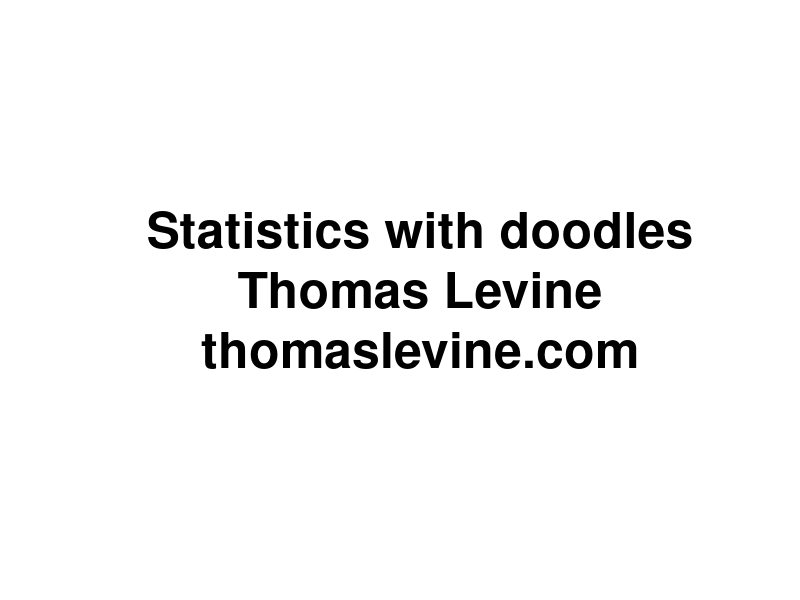
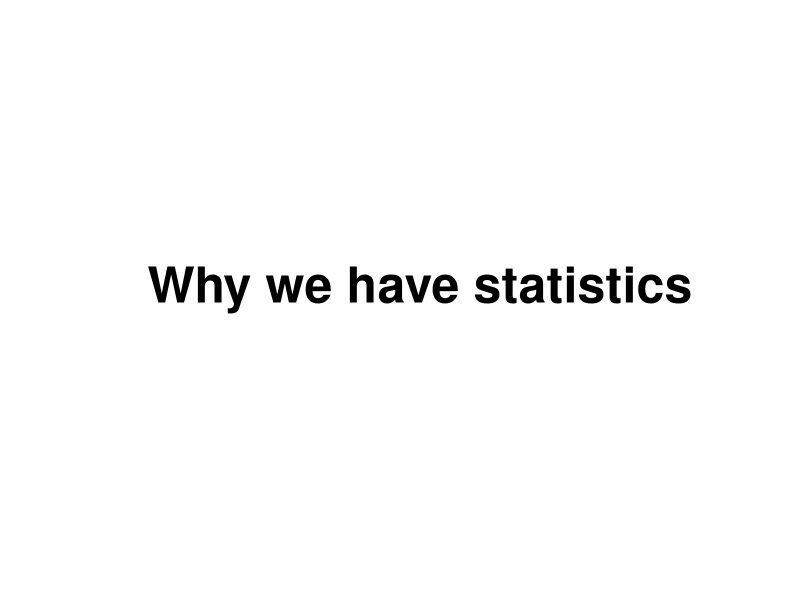
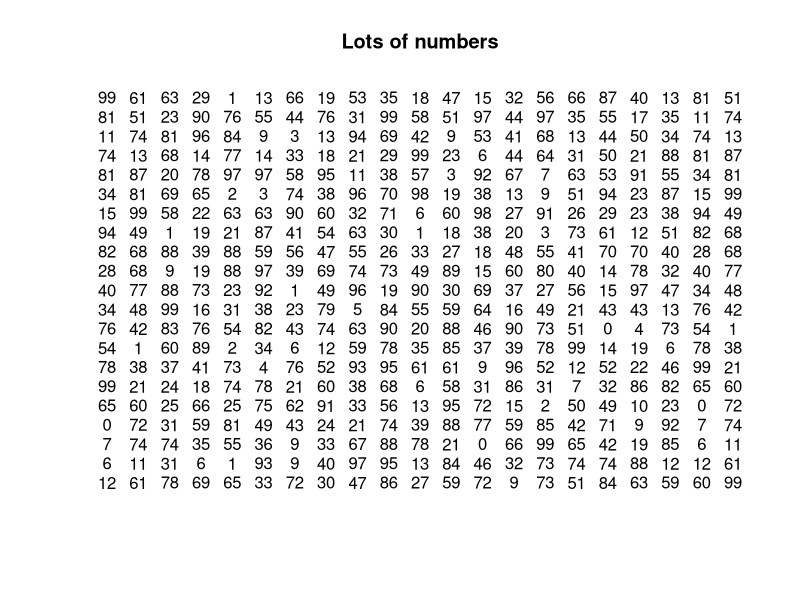
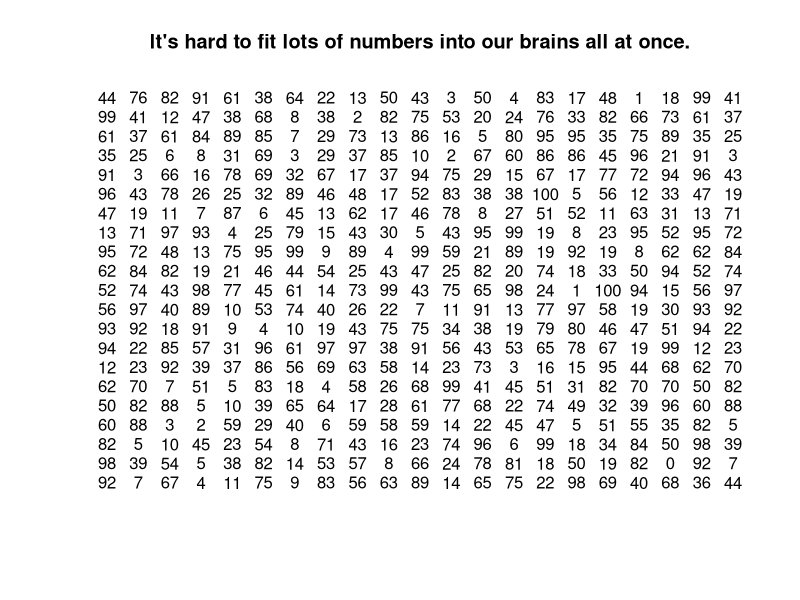
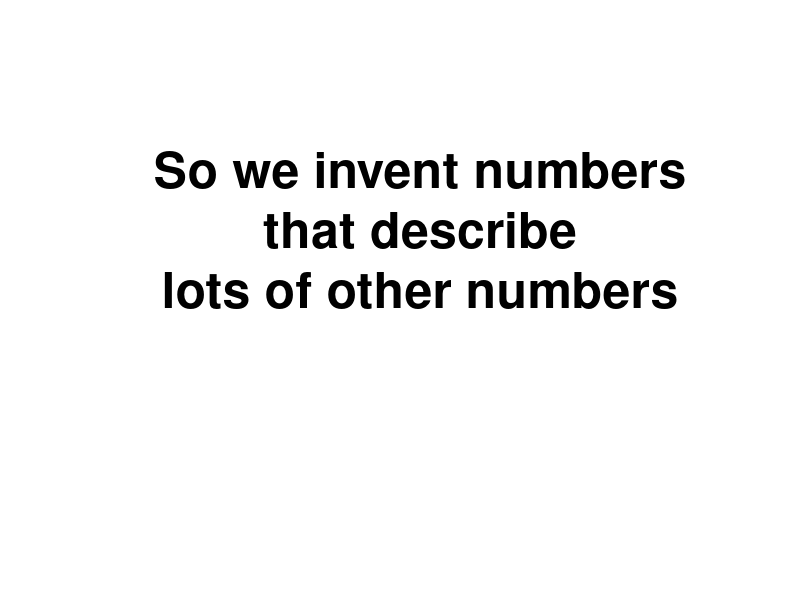
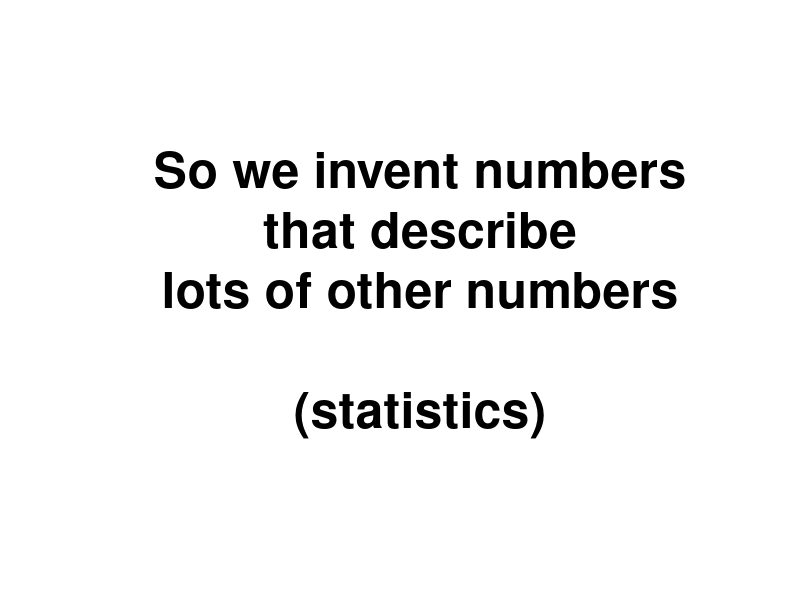
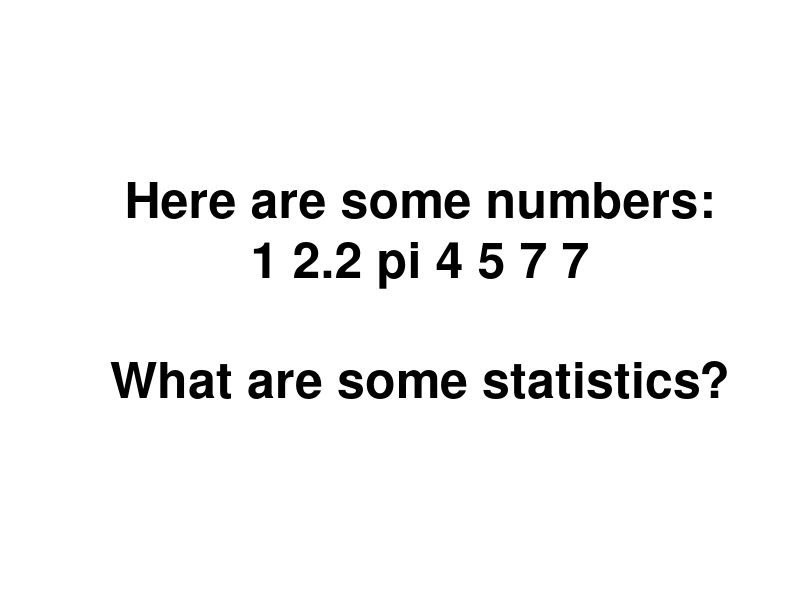
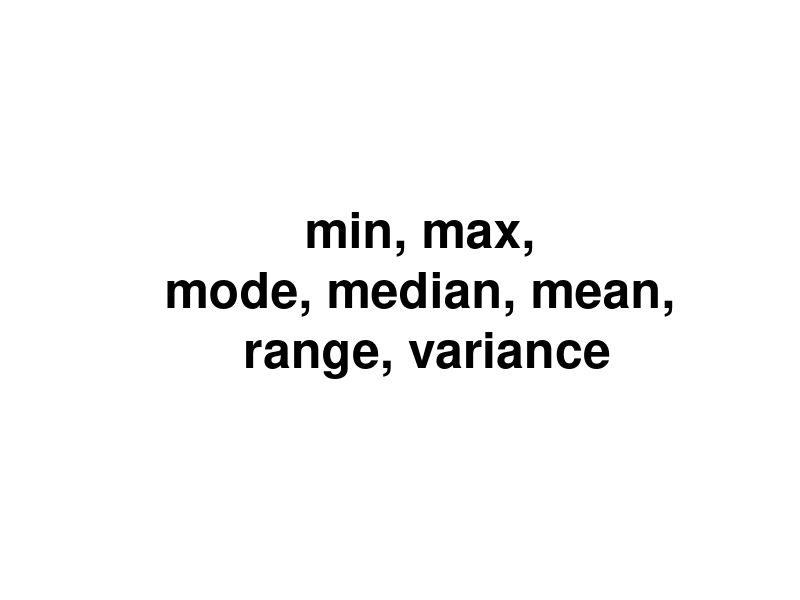

R code for these plots, in order:
attach(iris)
attach(na.omit(airquality))
attach(cars)

baseplot <- function(main, ...) {
  plot(..., type = 'p', bty = 'n',
    main = main, pch = 21, bg = 'grey', col = NULL,
    col.axis = 'grey', col.lab = 'grey', col.main = 'grey', fg = 'grey')
}
irisplot <- function(main) {
  baseplot(main, Petal.Length ~ Petal.Width)
}

meanplot <- function(main) {
  irisplot(main)
  abline(h = mean(Petal.Length), lty = 2)
  abline(v = mean(Petal.Width), lty = 2)
}

interjection <- function(main) {
  plot.new()
  text(0.5, 0.5, cex = 3, label = main, font = 2)
}

blue <-  rgb(0,0,1,.5)

rand <- data.frame(x = rnorm(100), y = rnorm(100))

# ----------------

statistics <- function() {
# Introduction
interjection('Why we have statistics')

plot(c(-1,1),c(-1,1),xlab='',ylab='',type='n',axes=F,main='Lots of numbers')
text(rep(seq(-1,1,.1),each=21),rep(seq(-1,1,.1),21),round(100*runif(400)))


plot(c(-1,1),c(-1,1),xlab='',ylab='',type='n',axes=F,main='It\'s hard to fit lots of numbers into our brains all at once.')
text(rep(seq(-1,1,.1),each=21),rep(seq(-1,1,.1),21),round(100*runif(400)))

interjection('So we invent numbers\nthat describe\nlots of other numbers\n\n')
interjection('So we invent numbers\nthat describe\nlots of other numbers\n\n(statistics)')

interjection('Here are some numbers:\n1 2.2 pi 4 5 7 7\n\nWhat are some statistics?')
interjection('min, max,\nmode, median, mean,\n range, variance')
interjection('how many integers,\nwhether the numbers are sorted\n&c.')
interjection('')
interjection('Measuring linear relationships')
}

linear.relationships <- function() {
# Three datasets
irisplot('Two iris variables that move together')

baseplot('Two air quality variables that move oppositely', Ozone ~ Wind) 

baseplot('Normal random noise', rand$y ~ rand$x)
}

covariance <- function() {
# Motivation for covariance
interjection('We want a number\nthat describes\nwhether two variables\nmove together.')

irisplot('It should be high for these variables')

rand <- data.frame(x = rnorm(100), y = rnorm(100))
baseplot('It should be low for these variables', Ozone ~ Wind) 

baseplot('It should be near zero for these variables', rand$y ~ rand$x)

# Computing covariance
interjection('Covariance')

irisplot('The iris variables')

meanplot('Find the means')

meanplot('Draw a rectangle')
rect(xleft = mean(Petal.Width),
     ybottom = mean(Petal.Length),
     xright = Petal.Width[c(44,72)],
     ytop = Petal.Length[c(44,72)])

irisplot('Draw all the rectangles')
valence <- (Petal.Length - mean(Petal.Length)) *
           (Petal.Width - mean(Petal.Width)) > 0
rect(xleft = mean(Petal.Width),
     ybottom = mean(Petal.Length),
     xright = Petal.Width,
     ytop = Petal.Length,
     col = rgb(1-valence, 0, valence,.1),
     lty = 'blank')

irisplot('Why did I color them blue and red?')
valence <- (Petal.Length - mean(Petal.Length)) *
           (Petal.Width - mean(Petal.Width)) > 0
rect(xleft = mean(Petal.Width),
     ybottom = mean(Petal.Length),
     xright = Petal.Width,
     ytop = Petal.Length,
     col = rgb(1-valence, 0, valence,.1),
     lty = 'blank')

irisplot('Why did I color them blue and red?')
valence <- (Petal.Length - mean(Petal.Length)) *
           (Petal.Width - mean(Petal.Width)) > 0
rect(xleft = mean(Petal.Width),
     ybottom = mean(Petal.Length),
     xright = Petal.Width,
     ytop = Petal.Length,
     col = rgb(1-valence, 0, valence,.1),
     lty = 'blank')
text(x = max(Petal.Width), y = max(Petal.Length), pos = 2, label = 'Evidence of\nmovement together')
text(x = min(Petal.Width), y = min(Petal.Length), pos = 4, label = 'Evidence of\nmovement together')
text(x = max(Petal.Width), y = min(Petal.Length), pos = 2, label = 'Evidence of\nmovement oppositely')
text(x = min(Petal.Width), y = max(Petal.Length), pos = 4, label = 'Evidence of\nmovement oppositely')

plot(c(-1,1),c(-1,1),main = 'Add the blues together. (This is at a different scale.)',
  type = 'n', axes = F, xlab = '', ylab = '')
rect(xleft = -1, ybottom = -1, xright = 1, ytop = 1, lty = 'blank', col = 'blue')

plot(c(-1,1),c(-1,1),main = 'Add the reds together.',
  type = 'n', axes = F, xlab = '', ylab = '')
rect(xleft = -1, ybottom = -1, xright = 1, ytop = 1, lty = 'blank', col = 'blue')
rect(xleft = .8, ybottom = -1, xright = 1, ytop = -.8, lty = 'blank', col = 'red')

plot(c(-1,1),c(-1,1),main = 'Subtract the reds.',
  type = 'n', axes = F, xlab = '', ylab = '')
rect(xleft = -1, ybottom = -1, xright = 1, ytop = 1, lty = 'blank', col = 'blue')
rect(xleft = .8, ybottom = -1, xright = 1, ytop = -.8, lty = 'blank', col = 'white')

plot(c(-1,1),c(-1,1),main = 'Divide into as many equal pieces as we have irises (n).',
  type = 'n', axes = F, xlab = '', ylab = '')
rect(xleft = -1, ybottom = -1, xright = 1, ytop = 1, lty = 'blank', col = 'blue')
rect(xleft = .8, ybottom = -1, xright = 1, ytop = -.8, lty = 'blank', col = 'white')
abline(v = 2 * (-.5 + ((1:nrow(iris))/nrow(iris))))

plot(c(-1,1),c(-1,1),main = 'This blue sliver is the covariance.',
  type = 'n', axes = F, xlab = '', ylab = '')
rect(xleft = -.3, xright = -.3 + (.5/nrow(iris)), ybottom = -1, ytop = 1,
  col = 'blue', lty = 'blank')
}

covariance.notpositive <- function() {
irisplot('That was for this sort of relationship.')
valence <- (Petal.Length - mean(Petal.Length)) *
           (Petal.Width - mean(Petal.Width)) > 0
rect(xleft = mean(Petal.Width),
     ybottom = mean(Petal.Length),
     xright = Petal.Width,
     ytop = Petal.Length,
     col = rgb(1-valence, 0, valence,.1),
     lty = 'blank')

baseplot('What if we have more red than blue?', Ozone ~ Wind)
valence <- (Ozone - mean(Ozone)) *
           (Wind - mean(Wind)) > 0
rect(xleft = mean(Wind),
     ybottom = mean(Ozone),
     xright = Wind,
     ytop = Ozone,
     col = rgb(1-valence, 0, valence,.1),
     lty = 'blank')

plot(c(-1,1),c(-1,1),main = 'Add the blues together. (This is at a different scale.)',
  type = 'n', axes = F, xlab = '', ylab = '')
rect(xleft = -1, ybottom = .8, xright = -.8, ytop = 1, lty = 'blank', col = 'blue')

plot(c(-1,1),c(-1,1),main = 'Add the reds together.',
  type = 'n', axes = F, xlab = '', ylab = '')
rect(xleft = -1, ybottom = -1, xright = 1, ytop = 1, lty = 'blank', col = 'red')
rect(xleft = -1, ybottom = .8, xright = -.8, ytop = 1, lty = 'blank', col = 'blue')

plot(c(-1,1),c(-1,1),main = 'Subtract the reds.',
  type = 'n', axes = F, xlab = '', ylab = '')
rect(xleft = -1, ybottom = -1, xright = 1, ytop = 1, lty = 'blank', col = 'red')
rect(xleft = -1, ybottom = .8, xright = -.8, ytop = 1, lty = 'blank', col = 'white')

plot(c(-1,1),c(-1,1),main = 'Divide into as many equal pieces as we have irises (n).',
  type = 'n', axes = F, xlab = '', ylab = '')
rect(xleft = -1, ybottom = -1, xright = 1, ytop = 1, lty = 'blank', col = 'red')
rect(xleft = -1, ybottom = .8, xright = -.8, ytop = 1, lty = 'blank', col = 'white')
abline(v = 2 * (-.5 + ((1:nrow(iris))/nrow(iris))))

plot(c(-1,1),c(-1,1),main = 'This red sliver is the covariance.',
  type = 'n', axes = F, xlab = '', ylab = '')
rect(xleft = -.3, xright = -.3 + (.5/nrow(iris)), ybottom = -1, ytop = 1,
  col = 'red', lty = 'blank')

plot(c(-1,1),c(-1,1),main = 'This red sliver is the covariance.',
  type = 'n', axes = F, xlab = '', ylab = '')
rect(xleft = -.3, xright = -.3 + (.5/nrow(iris)), ybottom = -1, ytop = 1,
  col = 'red', lty = 'blank')
text(.3, 0, 'But it\'s\nnegative!', cex = 3, font = 2)

baseplot('What if we have as much red as blue?', rand$y ~ rand$x)
valence <- (rand$y - mean(rand$y)) *
           (rand$x - mean(rand$x)) > 0
rect(xleft = mean(rand$x),
     ybottom = mean(rand$y),
     xright = rand$x,
     ytop = rand$y,
     col = rgb(1-valence, 0, valence,.1),
     lty = 'blank')

plot(c(-1,1),c(-1,1),main = 'Add the blues together. (This is at a different scale.)',
  type = 'n', axes = F, xlab = '', ylab = '')
rect(xleft = -.45, ybottom = -.45, xright = .55, ytop = .55, lty = 'blank', col = 'blue')

plot(c(-1,1),c(-1,1),main = 'Add the reds together.',
  type = 'n', axes = F, xlab = '', ylab = '')
rect(xleft = -.55, ybottom = -.55, xright = .45, ytop = .45, lty = 'blank', col = 'red')

plot(c(-1,1),c(-1,1),main = 'Subtract the reds.',
  type = 'n', axes = F, xlab = '', ylab = '')
points(0,0)
text(0,-.5, '(Covariance is zero.)')
}

variance <- function() {
# Computing variance
interjection('Variance')
interjection('Variance tells us\nhow spread out\nsome numbers are.')
interjection('1, 4, 8, 10\nvs\n4, 4, 5, 6')
interjection('The variance of a variable is\nthe covariance of the variable\nwith itself.')

irisplot('Our two iris variables from before')
interjection('Let\'s look at just one of them.')
baseplot('The points all fall along the same line.', Petal.Length, Petal.Length, asp = 1)
interjection('Let\'s find the variance of Petal.Length')

baseplot('Draw all the rectangles', Petal.Length, Petal.Length, asp = 1)
rect(xleft = mean(Petal.Length),
     ybottom = mean(Petal.Length),
     xright = Petal.Length,
     ytop = Petal.Length,
     col = rgb(0, 0, 1,.1),
     lty = 'blank')

baseplot('Why no red rectangles?', Petal.Length, Petal.Length, asp = 1)
rect(xleft = mean(Petal.Length),
     ybottom = mean(Petal.Length),
     xright = Petal.Length,
     ytop = Petal.Length,
     col = rgb(0, 0, 1,.1),
     lty = 'blank')

plot(c(-1,1),c(-1,1),main = 'Add the blues together. (This is at a different scale.)',
  type = 'n', axes = F, xlab = '', ylab = '')
rect(xleft = -1, ybottom = -1, xright = 1, ytop = 1, lty = 'blank', col = 'blue')

plot(c(-1,1),c(-1,1),main = 'We have no reds to subtract.',
  type = 'n', axes = F, xlab = '', ylab = '')
rect(xleft = -1, ybottom = -1, xright = 1, ytop = 1, lty = 'blank', col = 'blue')

plot(c(-1,1),c(-1,1),main = 'Divide into as many equal pieces as we have irises (n).',
  type = 'n', axes = F, xlab = '', ylab = '')
rect(xleft = -1, ybottom = -1, xright = 1, ytop = 1, lty = 'blank', col = 'blue')
abline(v = 2 * (-.5 + ((1:nrow(iris))/nrow(iris))))

plot(c(-1,1),c(-1,1),main = 'This blue sliver is the variance.',
  type = 'n', axes = F, xlab = '', ylab = '')
rect(xleft = -.3, xright = -.3 + (.5/nrow(iris)), ybottom = -1, ytop = 1,
  col = 'blue', lty = 'blank')
}

correlation <- function() {
# Correlation
interjection('A problem with covariance')
interjection('Covariance has units!\n\n(x-unit times y-unit)')
interjection('Which relationship is stronger\n(more linear)?')

par(mfrow = 1:2)
.cov <- round(cov(Petal.Length,Petal.Width), 2)
irisplot(paste0('Irises (cov = ', .cov, ' cm^2)'))
.cov <- round(cov(speed,dist), 2)
baseplot(paste0('Cars (cov =', .cov, ' mph*ft)'), speed ~ dist)
par(mfrow = c(1,1))

interjection('Oh noes!')
interjection('We can divide\nthe covariance\nby the variances\nto standardize it.')

irisplot('We\'re using these data again.')

a <- sd(Petal.Length)
b <- sd(Petal.Width)
ab <- max(a,b)
corbase <- function(main = '', low = -1) {
  plot(c(low * ab,ab),c(low * ab,ab),main = main, type = 'n', axes = F, xlab = '', ylab = '', asp = 1)
  rect(xright = 0, ybottom = 0, xleft = -a, ytop = a, col = 'grey', lty = 'blank')
  text(-a/2,a/2,'var(Petal.Width)')
  rect(xleft = 0, ytop = 0, xright = b, ybottom = -b, col = 'grey', lty = 'blank')
  text(b/2,-b/2,'var(Petal.Length)')
}

corbase()
rect(xleft = 0, ybottom = 0, xright = b, ytop = a, col = 'black', lty = 'blank')
text(b/2,a/2,'sd(Petal.Width)*\nsd(Petal.Length)', col = 'white')

corbase()
rect(xleft = 0, ybottom = 0, xright = b, ytop = a, col = 'black', lty = 'blank')
text(b/2,a/2,'sd(Petal.Width)*\nsd(Petal.Length)', col = 'white')
text(-a/2,-b/2,'The black rectangle is\nlike an average variance.')

corbase()
rect(xleft = 0, ybottom = 0, xright = b, ytop = a, col = 'black', lty = 'blank')
text(b/2,a/2,'sd(Petal.Width)*\nsd(Petal.Length)', col = 'white')
text(-a/2,-b/2,'cov(Petal.Width,Petal.Length)\ncannot be bigger than\nblack rectangle.')

interjection('Why?')

irisplot('Covariance has red rectangles.')
valence <- (Petal.Length - mean(Petal.Length)) *
           (Petal.Width - mean(Petal.Width)) > 0
rect(xleft = mean(Petal.Width),
     ybottom = mean(Petal.Length),
     xright = Petal.Width,
     ytop = Petal.Length,
     col = rgb(1-valence, 0, valence,.1),
     lty = 'blank')

baseplot('Variance doesn\'t have red rectangles.', Petal.Length, Petal.Length, asp = 1)
rect(xleft = mean(Petal.Length),
     ybottom = mean(Petal.Length),
     xright = Petal.Length,
     ytop = Petal.Length,
     col = rgb(0, 0, 1,.1),
     lty = 'blank')

corbase()
rect(xleft = 0, ybottom = 0, xright = b, ytop = a, col = 'black', lty = 'blank')
text(b/2,a/2,'sd(Petal.Width)*\nsd(Petal.Length)', col = 'white')
text(-a/2,-b/2,'cov(Petal.Width,Petal.Length)\ncannot be bigger than\nblack rectangle.')

corbase('Let\'s zoom in.', low = -.05)
rect(xleft = 0, ybottom = 0, xright = b, ytop = a, col = 'black', lty = 'blank')
text(b/2,a/2,'sd(Petal.Width)*\nsd(Petal.Length)', col = 'white')

a <- sd(Petal.Length)
b <- sd(Petal.Width)
ab <- max(a,b)
corbase <- function(main = '', low = -1) {
  plot(c(low * ab,ab),c(low * ab,ab),main = main, type = 'n', axes = F, xlab = '', ylab = '', asp = 1)
  rect(xright = 0, ybottom = 0, xleft = -a, ytop = a, col = 'grey', lty = 'blank')
  text(-a/2,a/2,'var(Petal.Width)')
  rect(xleft = 0, ytop = 0, xright = b, ybottom = -b, col = 'grey', lty = 'blank')
  text(b/2,-b/2,'var(Petal.Length)')
}

r <-  cor(Petal.Length,Petal.Width)
corbase('Squish covariance vertically into the rectangle.', low = -.05)
rect(xleft = 0, ybottom = 0, xright = b, ytop = a, col = 'black', lty = 'blank')
rect(xleft = 0, ybottom = 0, xright = b, ytop = a * r, col = 'blue', lty = 'blank')

interjection('Correlation (R)\nis the ratio of\nthe small rectangle\nto the big rectangle.')

corbase('Squish covariance vertically into the rectangle.', low = -.05)
rect(xleft = 0, ybottom = 0, xright = b, ytop = a, col = 'black', lty = 'blank')
rect(xleft = 0, ybottom = 0, xright = b, ytop = a * r, col = 'blue', lty = 'blank')
text(b/2,r*a/2,'cov(Petal.Width,\nPetal.Length)', col = 'white', font = 2)
text(0, r*a/2, 'R * sd(Petal.Length)', col = 'blue', font = 2, srt = 90, adj = c(0.5,-1))

corbase('Squish covariance horizontally into the rectangle.', low = -.05)
rect(xleft = 0, ybottom = 0, xright = b, ytop = a, col = 'black', font = 2, lty = 'blank')
rect(xleft = 0, ybottom = 0, xright = b * r, ytop = a, col = 'blue', lty = 'blank')
text(r*b/2,a/2,'cov(Petal.Width,\nPetal.Length)', col = 'white', font = 2)
text(b/2, 0, 'R * sd(Petal.Width', adj = c(0.5,1.5), col = 'blue', font = 2)

interjection('People like to\ntalk about R-squared.')

corbase('Intersect the two squished covariance rectangles.', low = -.05)
rect(xleft = 0, ybottom = 0, xright = b, ytop = a, col = 'black', lty = 'blank')
rect(xleft = 0, ybottom = 0, xright = b * r, ytop = a * r, col = 'purple', lty = 'blank')
text(r*b/2,a/2,'cov(Petal.Width, Petal.Length)', col = 'purple')
text(0, r*a/2, 'R ^ 2 * sd(Petal.Length)',srt = 90, pos = 2, col = 'purple', font = 2)
text(r*b/2, 0, 'R ^ 2 * sd(Petal.Width)', adj = c(0.5,1.5), col = 'purple', font = 2)

interjection('That was for very\npositive (blue) covariances.')
interjection('What if covariance is negative (red)?')

irisplot('We were just using these data.')
baseplot('What if we had these data?', Ozone ~ Wind) 
baseplot('What if we had these data?', Ozone ~ Wind) 
valence <- (Ozone - mean(Ozone)) *
           (Wind - mean(Wind)) > 0
rect(xleft = mean(Wind),
     ybottom = mean(Ozone),
     xright = Wind,
     ytop = Ozone,
     col = rgb(1-valence, 0, valence,.1),
     lty = 'blank')

a <- sd(Ozone)
b <- sd(Wind)
ab <- max(a,b)
corbase <- function(main = '', low = -1) {
  plot(c(low * ab,ab),c(low * ab,ab),main = main, type = 'n', axes = F, xlab = '', ylab = '', asp = 1)
  rect(xright = 0, ybottom = 0, xleft = -a, ytop = a, col = 'grey', lty = 'blank')
  text(-a/2,a/2,'var(Wind)')
  rect(xleft = 0, ytop = 0, xright = b, ybottom = -b, col = 'grey', lty = 'blank')
  text(b/2,-b/2,'var(Ozone)')
}

r <-  -cor(Ozone,Wind)
corbase('R is the same, just negative.', low = -.05)
rect(xleft = 0, ybottom = 0, xright = b, ytop = a, col = 'black', lty = 'blank')
rect(xleft = 0, ybottom = 0, xright = b, ytop = a * r, col = 'red', lty = 'blank')

corbase('R-squared is the same, and it is always positive.', low = -.05)
rect(xleft = 0, ybottom = 0, xright = b, ytop = a, col = 'black', lty = 'blank')
rect(xleft = 0, ybottom = 0, xright = b * r, ytop = a * r, col = 'purple', lty = 'blank')

corbase('Zoom back out.')
rect(xleft = 0, ybottom = 0, xright = b, ytop = a, col = 'black', lty = 'blank')
rect(xleft = 0, ybottom = 0, xright = b, ytop = a * r, col = 'red', lty = 'blank')
}

comparing.correlations <- function() {
  interjection('And now we can compare correlations.')
  
}

least.squares.regression <- function() {
interjection('If we transform the covariance a bit,\nwe can also make predictions.')
interjection('Let\'s use x to predict y.')
interjection('y = b0  + b1 * x')
interjection('Let\'s invent b1.')
interjection('')
interjection('What values should it have?')
interjection('If covariance is high\nand x is high,\ny should be high.\n\n(b1 is very positive.)')
interjection('If covariance is high\nand x is low,\ny should be low.\n\n(b1 is very negative.)')
interjection('If covariance is low,\nwe have no idea what y is.\n\n(b1 is around zero.)')
interjection('')
interjection('Let\'s think about units again.')

plot(c(-1,1),c(-1,1),main = 'Covariance is an area; its unit is the product of the x and y units.',
  type = 'n', axes = F, xlab = '', ylab = '')
rect(xleft = -.3, xright = -.3 + (.5/nrow(iris)), ybottom = -1, ytop = 1,
  col = 'blue', lty = 'blank')

plot(c(-1,1),c(-1,1),main = 'Variance is a special covariance; its unit is the square of the x unit.',
  type = 'n', axes = F, xlab = '', ylab = '')
rect(xleft = -.3, xright = -.3 + (.5/nrow(iris)), ybottom = -1, ytop = 1,
  col = 'blue', lty = 'blank')

a <- sd(Petal.Length)
b <- sd(Petal.Width)
ab <- max(a,b)
corbase <- function(main = '', low = -1) {
  plot(c(low * ab,ab),c(low * ab,ab),main = main, type = 'n', axes = F, xlab = '', ylab = '', asp = 1)
  rect(xright = 0, ybottom = 0, xleft = -a, ytop = a, col = 'grey', lty = 'blank')
  text(-a/2,a/2,'var(Petal.Width)')
  rect(xleft = 0, ytop = 0, xright = b, ybottom = -b, col = 'grey', lty = 'blank')
  text(b/2,-b/2,'var(Petal.Length)')
}

r <-  cor(Petal.Width,Petal.Length)
corbase('Correlation is a ratio of areas with the same units.', low = -.05)
rect(xleft = 0, ybottom = 0, xright = b, ytop = a, col = 'black', lty = 'blank')
rect(xleft = 0, ybottom = 0, xright = b, ytop = a * r, col = 'blue', lty = 'blank')

interjection('The unit of b1 must be y-unit/x-unit.')

corbase('Our covariance picture')
rect(xleft = 0, ybottom = 0, xright = b, ytop = a * r, col = 'blue', lty = 'blank')
text(b,r*a/2,'cov(Petal.Width,\nPetal.Length)', col = 'white', font = 2, pos = 2)
text(0, a*2/3, 'R * sd(Petal.Length)', pos = 2, col = 'black', font = 1, srt = 90)

.adj <- cov(Petal.Width,Petal.Length)/sd(Petal.Length)
corbase('Lay the covariance over one of the variances instead.')
rect(xleft = -a, xright = 0, ybottom = a * (1 - .adj), ytop = a, col = 'blue', lty = 'blank')
text(-a/2,a/2,'cov(Petal.Width, Petal.Length)', col = 'white', font = 2)

corbase('Petal.Width = b0 + b1 * Petal.Length')
rect(xleft = -a, xright = 0, ybottom = a * (1 - .adj), ytop = a, col = 'blue', lty = 'blank')
text(-a/2,a/2,'cov(Petal.Width, Petal.Length)', col = 'white', font = 2)
text(0,a/2,'b1 * sd(Petal.Length)', col = 'blue', pos = 4)

.adj <- cov(Petal.Width,Petal.Length)/sd(Petal.Width)
corbase('Lay the covariance over the other variance.')
rect(xleft = 0, xright = b, ybottom = -b, ytop = -b  * (1 - .adj), col = blue, lty = 'blank')
text(0,0,'cov(Petal.Width,\nPetal.Length)', col = 'white', font = 2, pos = 4)

corbase('Petal.Length = b0 + b1 * Petal.Width')
rect(xleft = 0, xright = b, ybottom = -b, ytop = -b  * (1 - .adj), col = blue, lty = 'blank')
text(a/2,0,'b1 * sd(Petal.Length)', col = 'blue', font = 2, srt = -90)
}


thoughtful.thoughts <- function() {
  interjection('Some things to remember')
  interjection('')
  interjection('A statistic is a number\nthat describes a lot\nof other numbers.')
  interjection('Covariance describes\nthe strength of\nlinear relationships.')
  interjection('Variance describes\nhow spread-out\nsome numbers are.')
  interjection('Correlation is a\nstandardized version\nof covariance.')
  interjection('(Beta coefficients for)\nleast-squares regression\npredict one variable\nbased on another.')
  interjection('')
  interjection('You can pretty much always draw math.')
}

slides <- function() {
  interjection('Statistics with doodles\nThomas Levine\nthomaslevine.com')
  statistics()
  linear.relationships()
  covariance()
  covariance.notpositive()
  interjection('Let\'s review the previous slides quickly.')
  linear.relationships()
  covariance()
  covariance.notpositive()
  interjection('')
  variance()
  interjection('')
  correlation()
  interjection('Remember how this fits in.')
  covariance()
  correlation()
  interjection('')
  least.squares.regression()
  interjection('Let\'s go over that again.')
  linear.relationships()
  covariance()
  covariance.notpositive()
  variance()
  correlation()
  least.squares.regression()
  interjection('')
  thoughtful.thoughts()
}

pdf('doodles.pdf', width = 11, height = 8.5)
slides()
dev.off()
